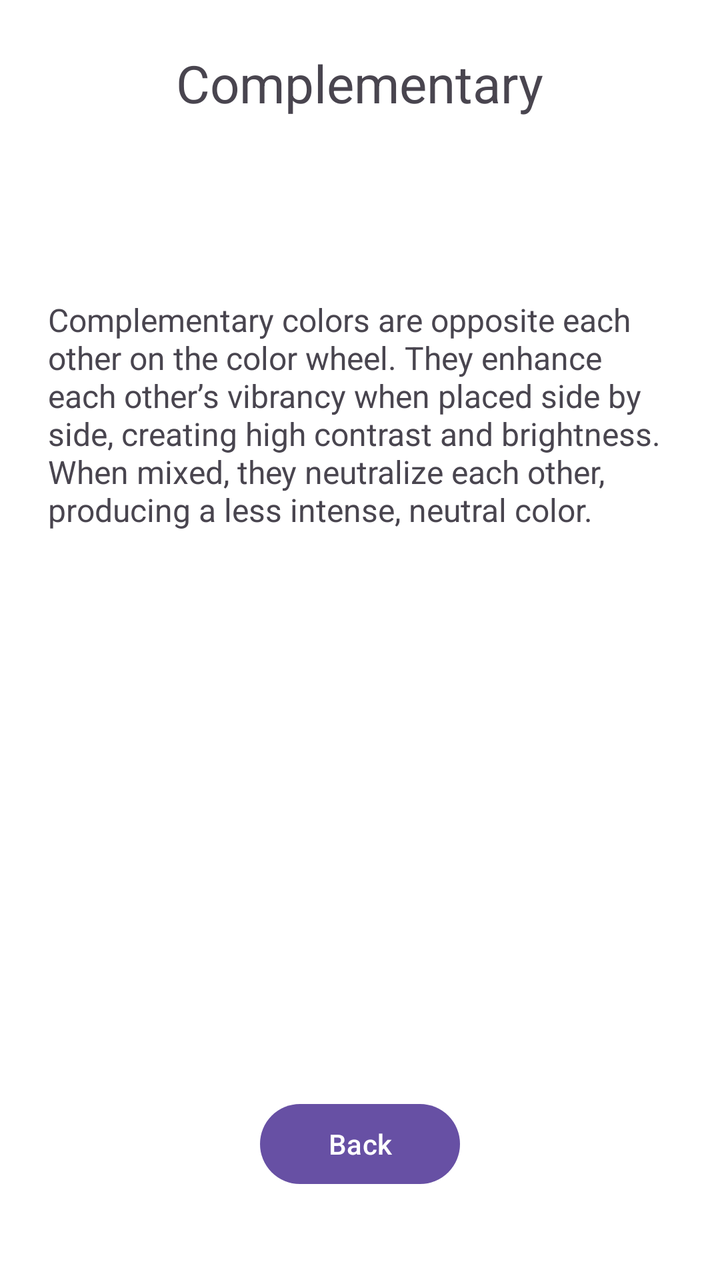
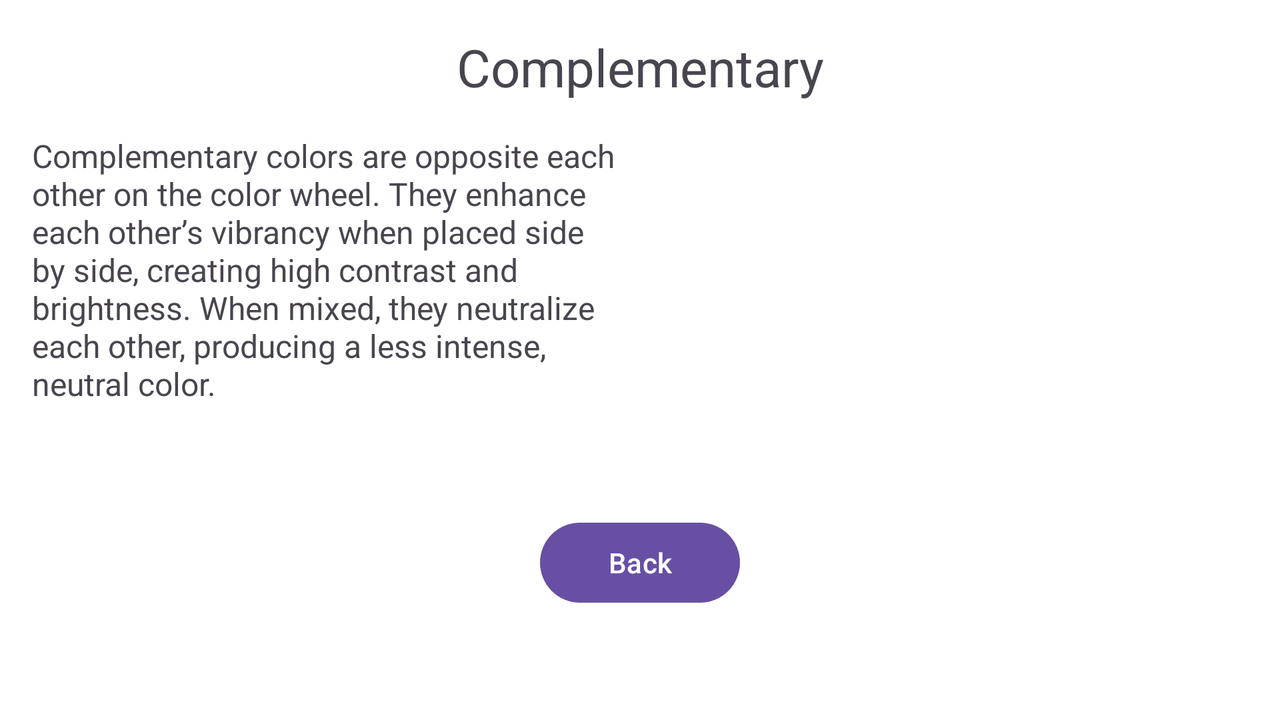

First picture: res/layout/ on a phone held upright. Second picture: the repository's own variant of that layout, on a device whose configuration matches the variant's folder. Source for both follows.
<!-- AndroidManifest.xml: application theme Theme.ColorAssistant -->
<!-- res/layout/fragment_complementary.xml -->
<?xml version="1.0" encoding="utf-8"?>
<androidx.constraintlayout.widget.ConstraintLayout
    xmlns:android="http://schemas.android.com/apk/res/android"
    xmlns:app="http://schemas.android.com/apk/res-auto"
    android:layout_width="match_parent"
    android:layout_height="match_parent"
    android:padding="24dp"
    android:fitsSystemWindows="true">

    <ScrollView
        android:id="@+id/scrollContainer"
        android:layout_width="0dp"
        android:layout_height="0dp"
        app:layout_constraintTop_toTopOf="parent"
        app:layout_constraintBottom_toTopOf="@id/btn_back"
        app:layout_constraintStart_toStartOf="parent"
        app:layout_constraintEnd_toEndOf="parent">

        <LinearLayout
            android:orientation="vertical"
            android:layout_width="match_parent"
            android:layout_height="wrap_content">

            <TextView
                android:id="@+id/title"
                android:layout_width="wrap_content"
                android:layout_height="wrap_content"
                android:text="@string/complementary"
                android:textSize="26sp"
                android:layout_gravity="center_horizontal"
                android:layout_marginBottom="20dp"/>

            <LinearLayout
                android:id="@+id/displayColorComp"
                android:layout_width="match_parent"
                android:layout_height="50dp"
                android:orientation="horizontal"
                android:layout_marginBottom="20dp">

                <View
                    android:id="@+id/displayColorOriginalComp"
                    android:layout_width="0dp"
                    android:layout_height="match_parent"
                    android:layout_weight="1"/>
                <View
                    android:id="@+id/displayColorComplementary"
                    android:layout_width="0dp"
                    android:layout_height="match_parent"
                    android:layout_weight="1"/>
            </LinearLayout>

            <TextView
                android:id="@+id/information"
                android:layout_width="wrap_content"
                android:layout_height="wrap_content"
                android:text="@string/information_complementary"
                android:textSize="16sp"
                android:layout_gravity="center_horizontal"
                android:layout_marginBottom="20dp"/>

            <ImageView
                android:id="@+id/finalImage"
                android:layout_width="match_parent"
                android:layout_height="wrap_content"
                android:adjustViewBounds="true"
                android:scaleType="fitCenter"
                android:contentDescription="@string/final_image_desc"/>
        </LinearLayout>
    </ScrollView>

    <Button
        android:id="@+id/btn_back"
        android:layout_width="100dp"
        android:layout_height="wrap_content"
        android:text="@string/back_text"
        android:layout_marginBottom="20dp"
        app:layout_constraintBottom_toBottomOf="parent"
        app:layout_constraintStart_toStartOf="parent"
        app:layout_constraintEnd_toEndOf="parent"/>
</androidx.constraintlayout.widget.ConstraintLayout>
<!-- resources referenced by this layout -->
<resources>
  <string name="back_text">Back</string>
  <string name="complementary">Complementary</string>
  <string name="final_image_desc">Picture of three handbags colored in the three complementary colors.</string>
  <string name="information_complementary">
  Complementary colors are opposite each other on the color wheel.
  They enhance each other’s vibrancy when placed side by side,
  creating high contrast and brightness. When mixed,
  they neutralize each other, producing a less intense, neutral color.
  </string>
  <style name="Theme.ColorAssistant" parent="Base.Theme.ColorAssistant" />
  <style name="Base.Theme.ColorAssistant" parent="Theme.Material3.DayNight.NoActionBar">
          <item name="android:colorBackground">@color/background_color</item>
      </style>
  <color name="background_color">#2B2B2B</color>
</resources>
<!-- res/layout-land/fragment_complementary.xml (the repository's variant of the layout above) -->
<!-- drawn on the phone turned sideways -->
<?xml version="1.0" encoding="utf-8"?>
<androidx.constraintlayout.widget.ConstraintLayout
    xmlns:android="http://schemas.android.com/apk/res/android"
    xmlns:app="http://schemas.android.com/apk/res-auto"
    android:layout_width="match_parent"
    android:layout_height="match_parent"
    android:padding="16dp"
    android:fitsSystemWindows="true">

    <TextView
        android:id="@+id/title"
        android:layout_width="0dp"
        android:layout_height="wrap_content"
        android:text="@string/complementary"
        android:textSize="26sp"
        android:textAlignment="center"
        app:layout_constraintTop_toTopOf="parent"
        app:layout_constraintStart_toStartOf="parent"
        app:layout_constraintEnd_toEndOf="parent"/>

    <LinearLayout
        android:id="@+id/comp_container"
        android:layout_width="0dp"
        android:layout_height="wrap_content"
        android:baselineAligned="false"
        android:orientation="horizontal"
        android:layout_marginTop="16dp"
        app:layout_constraintTop_toBottomOf="@id/title"
        app:layout_constraintStart_toStartOf="parent"
        app:layout_constraintEnd_toEndOf="parent">

        <LinearLayout
            android:layout_width="0dp"
            android:layout_height="wrap_content"
            android:layout_weight="1"
            android:orientation="vertical"
            android:layout_marginEnd="16dp">

            <TextView
                android:id="@+id/information"
                android:layout_width="match_parent"
                android:layout_height="wrap_content"
                android:text="@string/information_complementary"
                android:textSize="16sp"/>

        </LinearLayout>

        <LinearLayout
            android:layout_width="0dp"
            android:layout_height="wrap_content"
            android:layout_weight="1"
            android:orientation="vertical">

            <LinearLayout
                android:id="@+id/displayColorComp"
                android:layout_width="match_parent"
                android:layout_height="50dp"
                android:orientation="horizontal"
                android:layout_marginBottom="16dp">

                <View
                    android:id="@+id/displayColorOriginalComp"
                    android:layout_width="0dp"
                    android:layout_height="match_parent"
                    android:layout_weight="1"/>
                <View
                    android:id="@+id/displayColorComplementary"
                    android:layout_width="0dp"
                    android:layout_height="match_parent"
                    android:layout_weight="1"/>
            </LinearLayout>

            <ImageView
                android:id="@+id/finalImage"
                android:layout_width="match_parent"
                android:layout_height="wrap_content"
                android:adjustViewBounds="true"
                android:contentDescription="@string/final_image_desc"
                android:scaleType="fitCenter"/>
        </LinearLayout>
    </LinearLayout>

    <Button
        android:id="@+id/btn_back"
        android:layout_width="100dp"
        android:layout_height="wrap_content"
        android:text="@string/back_text"
        android:layout_marginTop="16dp"
        app:layout_constraintTop_toBottomOf="@id/comp_container"
        app:layout_constraintStart_toStartOf="parent"
        app:layout_constraintEnd_toEndOf="parent"
        app:layout_constraintBottom_toBottomOf="parent"/>
</androidx.constraintlayout.widget.ConstraintLayout>
